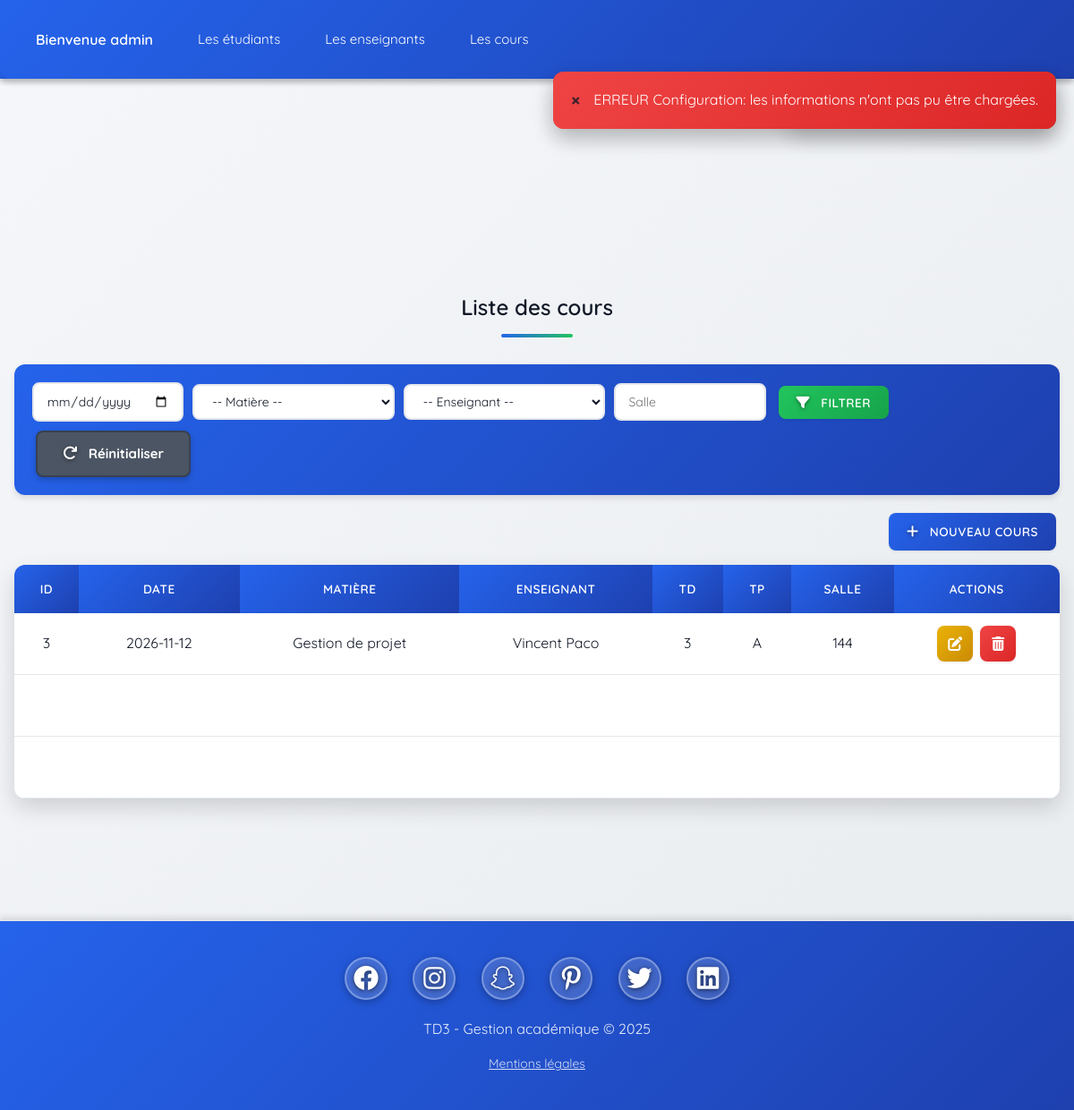
Screenshot of /index.php?element=cours&action=list (signed in) with the database file from the repository.
### tables this page shows
CREATE TABLE `mp_cours` (
  `rowid` int(11) NOT NULL,
  `date_cours` date NOT NULL,
  `fk_matiere` int(11) NOT NULL,
  `fk_enseignant` int(11) NOT NULL,
  `groupe_td` varchar(10) DEFAULT NULL,
  `groupe_tp` varchar(10) DEFAULT NULL,
  `salle` varchar(50) DEFAULT NULL
);

CREATE TABLE `mp_matieres` (
  `rowid` int(11) NOT NULL,
  `num_matiere` varchar(16) NOT NULL,
  `name` varchar(100) NOT NULL,
  `coef` float DEFAULT 1,
  `fk_module` int(11) NOT NULL
);

### index.php (called while the page is built, shortened)
<?php
include dirname(__FILE__) . '/main.inc.php';

### class/cours.class.php (called while the page is built, shortened)
<?php
class Cours
{
    private static function getPDO(): PDO
    {
        $host = 'localhost';
        $dbname = 'r301project';
        $user = 'simpleuser';
        $pass = 'simplepass';
        $dsn = "mysql:host=$host;dbname=$dbname;charset=utf8mb4";
        return new PDO($dsn, $user, $pass, [
            PDO::ATTR_ERRMODE => PDO::ERRMODE_EXCEPTION,
            PDO::ATTR_DEFAULT_FETCH_MODE => PDO::FETCH_ASSOC
        ]);
    }
    public static function fetchAll(): array
    {
        $pdo = self::getPDO();
        $sql = "
            SELECT c.*,
                   m.name AS matiere_name,
                   CONCAT(e.firstname, ' ', e.lastname) AS enseignant_name
            FROM mp_cours c
            LEFT JOIN mp_matieres m ON c.fk_matiere = m.rowid
            LEFT JOIN mp_enseignants e ON c.fk_enseignant = e.rowid
            ORDER BY c.date_cours DESC
        ";
        $stmt = $pdo->query($sql);
        return array_map(fn($r) => new Cours($r), $stmt->fetchAll());
    }
}

### cours/controllers/list.php (called while the page is built, shortened)
<?php
require_once dirname(__FILE__) . '/../../class/cours.class.php';
$criteria = [];
try {
    $cours = !empty($criteria) ? Cours::find($criteria) : Cours::fetchAll();
} catch (Exception $e) {
    $cours = [];
    $matieres = [];
    $enseignants = [];
    $_SESSION['mesgs']['errors'][] = "Erreur lors de la récupération des cours : " . $e->getMessage();
}

### cours/views/list.php (the view, shortened to what this page needs)
<div class="w3-container">
    <h2 class="w3-center">Liste des cours</h2>
<form method="get" action="index.php" class="w3-bar w3-margin-bottom">
    <input type="date" name="date_cours" value="<?= $_GET['date_cours'] ?? '' ?>" class="w3-input w3-bar-item w3-border" style="width:15%">
    <select name="fk_matiere" class="w3-input w3-bar-item w3-border" style="width:20%">
        <option value="">-- Matière --</option>
    </select>
    <select name="fk_enseignant" class="w3-input w3-bar-item w3-border" style="width:20%">
        <option value="">-- Enseignant --</option>
    </select>
    <input type="text" name="salle" placeholder="Salle" value="<?= $_GET['salle'] ?? '' ?>" class="w3-input w3-bar-item w3-border" style="width:15%">
        <button type="submit" class="w3-button w3-green w3-bar-item">
            <i class="fas fa-filter"></i> Filtrer
        </button>
        <a href="index.php?element=cours&action=list" class="w3-button w3-gray w3-bar-item">
            <i class="fas fa-redo"></i> Réinitialiser
        </a>
</form>
    <div class="w3-right w3-margin-bottom">
        <a href="index.php?element=cours&action=add" class="w3-button w3-blue w3-round">
            <i class="fas fa-plus"></i> Nouveau cours
        </a>
    </div>
    <table class="w3-table-all w3-hoverable">
        <thead>
            <tr class="w3-light-grey">
        <th>ID</th>
        <th>Date</th>
        <th>Matière</th>
        <th>Enseignant</th>
        <th>TD</th>
        <th>TP</th>
        <th>Salle</th>
        <th>Actions</th>
    </tr>
        </thead>
        <tbody>
    <?php if (!empty($cours)): ?>
        <?php foreach ($cours as $c): ?>
            <tr>
                        <td><?= htmlspecialchars((string)$c->rowid) ?></td>
                        <td><?= htmlspecialchars((string)$c->date_cours) ?></td>
                        <td><?= htmlspecialchars((string)($c->matiere_name ?? '')) ?></td>
                        <td><?= htmlspecialchars((string)($c->enseignant_name ?? '')) ?></td>
                        <td><?= htmlspecialchars((string)($c->groupe_td ?? '')) ?></td>
                        <td><?= htmlspecialchars((string)($c->groupe_tp ?? '')) ?></td>
                        <td><?= htmlspecialchars((string)($c->salle ?? '')) ?></td>
                <td>
                            <div class="action-buttons">
                                <a href="index.php?element=cours&action=edit&id=<?= $c->rowid ?>"
                                   class="action-btn action-btn-edit"
                                   title="Modifier ce cours">
                                    <i class="fas fa-edit"></i>
                                </a>
                                <a href="index.php?element=cours&action=delete&id=<?= $c->rowid ?>"
                                   class="action-btn action-btn-delete"
                                   title="Supprimer ce cours">
                                    <i class="fas fa-trash-alt"></i>
                                </a>
                            </div>
                </td>
            </tr>
        <?php endforeach; ?>
    <?php else: ?>
                <tr>
                    <td colspan="8" class="w3-center">Aucun cours trouvé.</td>
            </tr>
    <?php endif; ?>
        </tbody>
</table>
</div>

### inc/head.php (style rules this page uses)
* { box-sizing: border-box; }
body { font-family: 'Quicksand', sans-serif !important; background: linear-gradient(135deg, #f5f7fa 0%, #e9ecef 100%) !important; margin: 0; padding: 0; }
a { text-decoration: none !important; }
table { border-collapse: collapse; width: 100%; }

### rows the page displays
mp_cours: rowid "3", date_cours "2026-11-12", fk_matiere.name "Gestion de projet", enseignant_name "Vincent Paco", groupe_td "3", groupe_tp "A", salle "144"

### other values shown
$_SESSION['login'] "admin"
$menu "Les étudiants"
$menu "Les enseignants"
$menu "Les cours"
$mesg "Connexion réussie admin"
$err "ERREUR Configuration: les informations n'ont pas pu être chargées."
